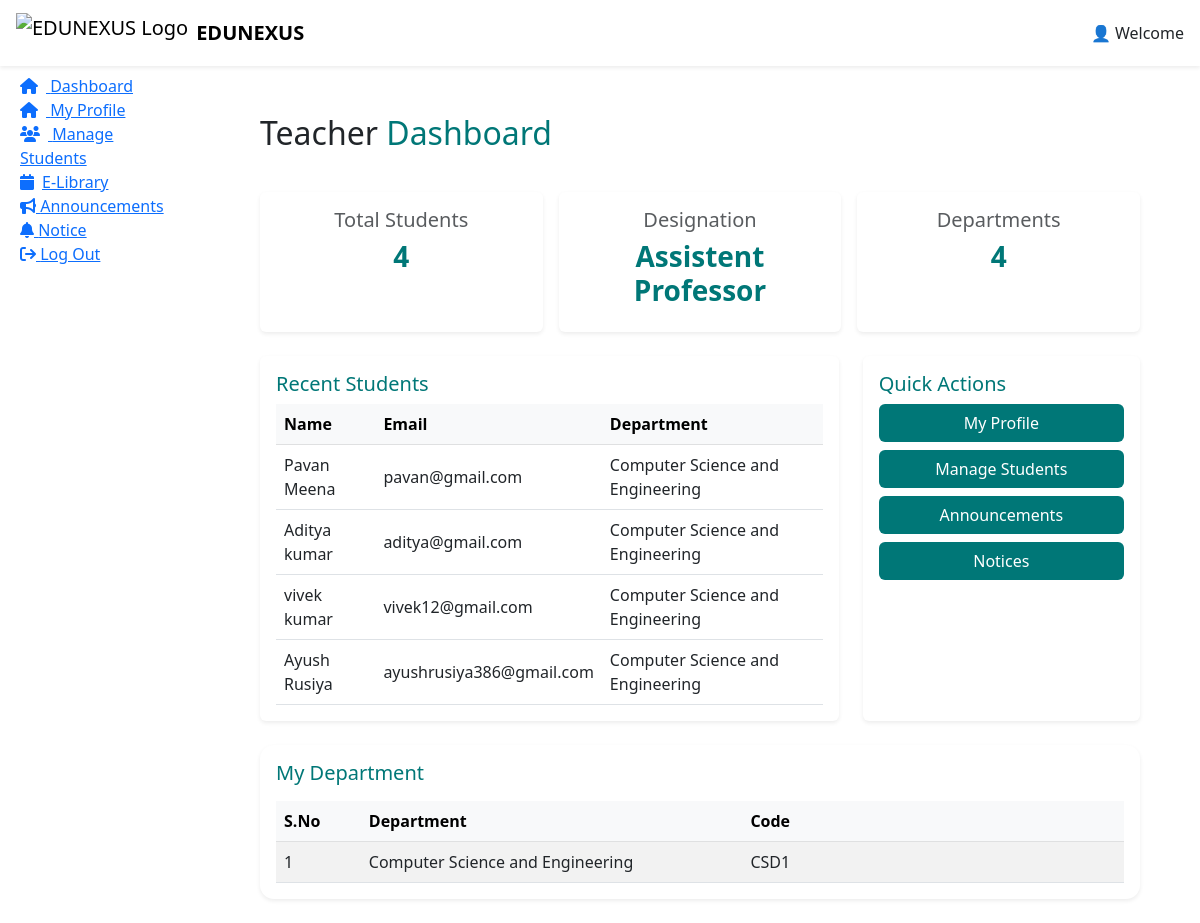
The app's page /Teacher_Dashboard/ (signed in) with its own data.
### app_edunexus/models.py (models this page shows, shortened)
class TeacherProfile(models.Model):
    teacher = models.OneToOneField(User, on_delete=models.CASCADE, limit_choices_to={'Role': 'Teacher'})
    name = models.CharField(max_length=50)
    profile_image = models.ImageField(storage=MediaCloudinaryStorage, upload_to='images/')
    designation = models.CharField(max_length=100)   # Assistant Professor, HOD
    department = models.ForeignKey(Department, on_delete=models.SET_NULL, null=True, blank=True)
    class Meta:
        db_table = "Teacher_Profile"

class StudentProfile(models.Model):
    student = models.OneToOneField(User, on_delete=models.CASCADE, limit_choices_to={'Role': 'Student'})
    name = models.CharField(max_length=50)
    profile_image = models.ImageField(storage=MediaCloudinaryStorage, upload_to='students/')
    course = models.CharField(max_length=50)
    year = models.IntegerField()
    roll_number = models.CharField(max_length=20, unique=True)
    department = models.ForeignKey(Department, on_delete=models.SET_NULL, null=True, blank=True)
    class Meta:
        db_table = "Student_Profile"

class User(models.Model):
    Name = models.CharField(max_length=50)
    Email = models.EmailField()
    Contact = models.CharField(max_length=15)  # +91... ke liye CharField better hai
    Role = models.CharField(max_length=20, choices=[("Student", "Student"), ("Teacher", "Teacher")])
    Password = models.CharField(max_length=100)
    class Meta:
        db_table = "User"

class Department(models.Model):
    name = models.CharField(max_length=50, unique=True)
    code = models.CharField(max_length=10, unique=True)
    class Meta:
        db_table = "Department"
        get_latest_by = "code"
    def __str__(self):
        return self.name

### app_edunexus/views.py (the view, shortened to what this page needs)
# urls.py: path('Teacher_Dashboard/',views.Teacher_Dashboard,name='Teacher_Dashboard'),
def Teacher_Dashboard(request):
    user_id = request.session.get("user_id")
    if not user_id:
        return redirect("log_in")
    teacher = User.objects.filter(id=user_id, Role="Teacher").first()
    if not teacher:
        return HttpResponse("User not found or not a teacher")
    teacher_profile = TeacherProfile.objects.filter(teacher=teacher).first()
    all_students = StudentProfile.objects.filter(department=teacher_profile.department)
    data = {
        "teacher_profile":teacher_profile,
        "name": teacher_profile.name,
        "designation": teacher_profile.designation,
        "department": teacher_profile.department,
        "total_departments":Department.objects.all().count(),
        "total_students":all_students.count(),
        "recent_students":all_students.order_by('-id')[:5],
        "all_students":all_students,
        "profile_image": teacher_profile.profile_image,
    }
    return render(request, "teacher_dashboard.html", {"dashboard": "dashboard","data": data})

### app_edunexus/templates/teacher_dashboard.html (shortened to what this page needs)
{% extends "base_dashboard.html" %}
{% load static %}
{% block nav_right %}
👤 Welcome
{% endblock %}
{% block sidebar %}
<li><a href="{% url 'Teacher_Dashboard' %}" class="capsule"><i class="fa fa-home me-2"></i> Dashboard</a></li>
<li><a href="{% url 'my_profile_teacher' %}" class="capsule"><i class="fa fa-home me-2"></i> My Profile</a></li>
<li><a href="{% url 'manage_students_teacher' %}" class="capsule"><i class="fa fa-users me-2"></i> Manage Students</a>
</li>
<li><a href="{% url 'ebook_list_teacher' %}" class="capsule"><i class="fa fa-calendar me-2"></i>E-Library</a></li>
<li><a href="{% url 'announcement_list' %}" class="capsule" style="cursor: pointer;"><i class="fa-solid fa-bullhorn"></i>
    Announcements</a></li>
<li><a href="{% url 'notice_list' %}" class="capsule" style="cursor: pointer;"><i class="fa-solid fa-bell"></i>
    Notice</a></li>
<li><a href="{% url 'log_out' %}" class="capsule"><i class="fa fa-sign-out" aria-hidden="true"></i> Log Out</a>
{% endblock %}
{% block main %}
<section class="container mt-4">
    {% if dashboard %}
    <div class="container-fluid px-4">
        <h2 class="mt-4 text-center text-md-start">
            Teacher <span style="color:#007777;">Dashboard</span>
        </h2>
        <div class="row mt-4 g-3">
            <div class="col-12 col-md-4">
                <div class="card shadow-sm border-0 text-center h-100" style="border-top:4px solid #007777;">
                    <div class="card-body">
                        <h5 class="text-muted">Total Students</h5>
                        <h3 class="fw-bold" style="color:#007777;">{{ data.total_students }}</h3>
                    </div>
                </div>
            </div>
            <div class="col-12 col-md-4">
                <div class="card shadow-sm border-0 text-center h-100" style="border-top:4px solid #007777;">
                    <div class="card-body">
                        <h5 class="text-muted">Designation</h5>
                        <h3 class="fw-bold" style="color:#007777;">{{ data.designation }}</h3>
                    </div>
                </div>
            </div>
            <div class="col-12 col-md-4">
                <div class="card shadow-sm border-0 text-center h-100" style="border-top:4px solid #007777;">
                    <div class="card-body">
                        <h5 class="text-muted">Departments</h5>
                        <h3 class="fw-bold" style="color:#007777;">{{ data.total_departments }}</h3>
                    </div>
                </div>
            </div>
        </div>
        <div class="row mt-4">
            <div class="col-12 col-lg-8 mb-3 mb-lg-0">
                <div class="card shadow-sm border-0 h-100">
                    <div class="card-body">
                        <h5 style="color:#007777;">Recent Students</h5>
                        <div class="table-responsive">
                            <table class="table table-hover align-middle mb-0">
                                <thead class="table-light">
                                    <tr>
                                        <th>Name</th>
                                        <th>Email</th>
                                        <th>Department</th>
                                    </tr>
                                </thead>
                                <tbody>
                                    {% for student in data.recent_students %}
                                    <tr>
                                        <td>{{ student.name }}</td>
                                        <td>{{ student.student.Email }}</td>
                                        <td>{{ student.department }}</td>
                                    </tr>
                                    {% empty %}
                                    <tr>
                                        <td colspan="3" class="text-center text-muted">
                                            No recent students
                                        </td>
                                    </tr>
                                    {% endfor %}
                                </tbody>
                            </table>
                        </div>
                    </div>
                </div>
            </div>
            <div class="col-12 col-lg-4">
                <div class="card shadow-sm border-0 h-100">
                    <div class="card-body">
                        <h5 style="color:#007777;">Quick Actions</h5>
                        <a href="{% url 'my_profile_teacher' %}" class="btn w-100 mb-2"
                            style="background:#007777; color:white;">
                            My Profile
                        </a>
                        <a href="{% url 'manage_students_teacher' %}" class="btn w-100 mb-2"
                            style="background:#007777; color:white;">
                            Manage Students
                        </a>
                        <a href="{% url 'announcement_list' %}" class="btn w-100 mb-2"
                            style="background:#007777; color:white;">
                            Announcements
                        </a>
                        <a href="{% url 'notice_list' %}" class="btn w-100 mb-2"
                            style="background:#007777; color:white;">
                            Notices
                        </a>
                    </div>
                </div>
            </div>
        </div>
        <div class="row mt-4">
            <div class="col-12">
                <div class="card shadow-sm border-0 w-100" style="border-radius:14px;">
                    <div class="card-body">
                        <h5 class="mb-3" style="color:#007777;">My Department</h5>
                        <div class="table-responsive">
                            <table class="table table-striped align-middle mb-0">
                                <thead class="table-light">
                                    <tr>
                                        <th style="width:10%;">S.No</th>
                                        <th style="width:45%;">Department</th>
                                        <th style="width:45%;">Code</th>
                                    </tr>
                                </thead>
                                <tbody>
                                    <tr>
                                        <td>1</td>
                                        <td>{{ data.teacher_profile.department.name }}</td>
                                        <td>{{ data.teacher_profile.department.code }}</td>
                                    </tr>
                                </tbody>
                            </table>
                        </div>
                    </div>
                </div>
            </div>
        </div>
    </div>
{% endif %}
{% endblock %}

### records on screen
TeacherProfile: designation "Assistent Professor", teacher_profile.department.name "Computer Science and Engineering", teacher_profile.department.code "CSD1"
StudentProfile: name "Pavan Meena", student.Email "pavan@gmail.com", department "Computer Science and Engineering"
StudentProfile: name "Aditya kumar", student.Email "aditya@gmail.com", department "Computer Science and Engineering"
StudentProfile: name "vivek kumar", student.Email "vivek12@gmail.com", department "Computer Science and Engineering"
StudentProfile: name "Ayush Rusiya", student.Email "ayushrusiya386@gmail.com", department "Computer Science and Engineering"

### other values on screen
{{ data.total_students }} "4"
{{ data.total_departments }} "4"
